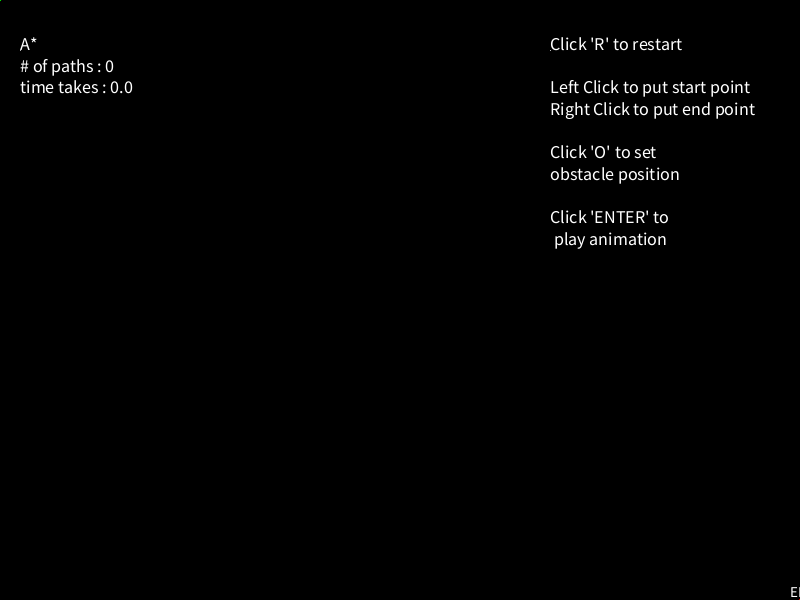
Frame 1 (no input)
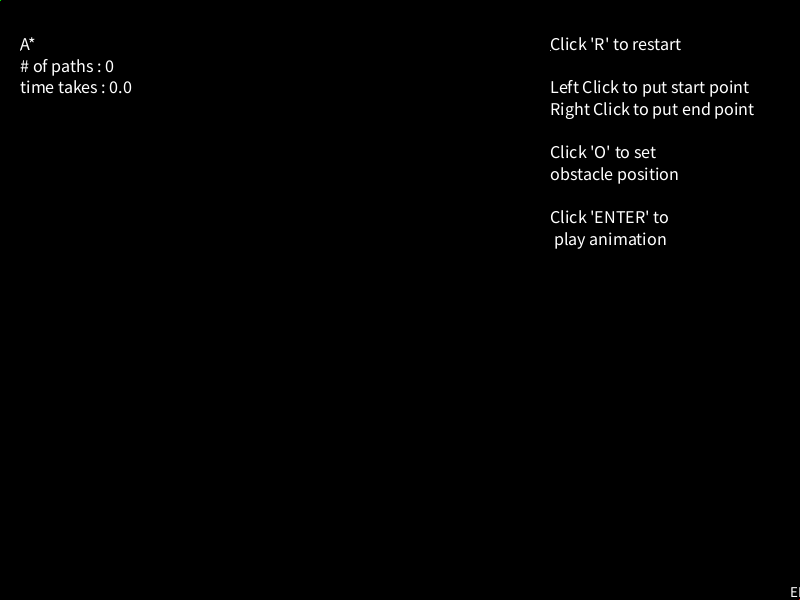
Frame 60 (the mouse pressed at the canvas centre just before this capture)
Frame 120 (the mouse held since frame 60 and released just before this capture): identical to frame 60, image omitted

The Processing sketch that drew these frames (run headless with seeded random() and noise(); from frame 60 on, the mouse is pressed at the canvas centre):

// Processing sketch: Navigation
// ── Navigation.pde



int number_of_points = 300;
int total_points = number_of_points + 2;



ArrayList<Obstacle> obstacles = new ArrayList<Obstacle>();
Point[] points = new Point[total_points];

ArrayList<Path> paths = new ArrayList<Path>();
ArrayList<Path> realpath = new ArrayList<Path>();
// ArrayList<Point> points = new ArrayList<Point>();
// Point[] agents = new Point[2];


class Obstacle {
  vec2 pos;
  float size;

  Obstacle(float x, float y) {
    pos = new vec2(x, y);
    size = random(50, 80);
  }

  void display() {
    fill(200, 100);
    noStroke();
    pushMatrix();
    circle(pos.x, pos.y, size);
    popMatrix();
  }
}




class Point{
  vec2 pos;

  Point() {
    pos = new vec2(-1, -1);
  }

  Point(float x_, float y_) {
    pos = new vec2(x_, y_);
  }

  void set(Point p) {
    pos = p.pos;
  }

  float distance(Point a) {
    return dist(pos, a.pos);
  }

  void print() {
    pos.print();
  }

  boolean inCanvas() {
    return pos.x > 0 && pos.x < width && pos.y > 0 && pos.y < height;
  }

  boolean inObstacle() {
    for (Obstacle o : obstacles) {
      if (dist(o.pos, pos) < o.size/2.0) {
        return true;
      }
    }
    return false;
  }

  void relocate() {
    pos = new vec2(random(0, width), random(0, height));
  }


  void display_start() {
    pushMatrix();
    translate(pos.x, pos.y);
    fill(255);
    textSize(15);
    text("START", -15, -5);
    fill(color(0,255,0));
    noStroke();
    circle(0, 0, 5);
    popMatrix();
  }

  void display_dest() {
    pushMatrix();
    translate(pos.x, pos.y);
    fill(255);
    textSize(15);
    text("END", -12, -5);
    fill(color(255,0,0));
    noStroke();
    circle(0, 0, 5);
    popMatrix();
  }

  void display() {
    pushMatrix();
    stroke(color(255,255,255));
    point(pos.x,pos.y);
    // fill(255);
    // circle(pos.x,pos.y,3);
    popMatrix();
  }

  void display(int n) {
    pushMatrix();
    translate(pos.x, pos.y);
    fill(255);
    textSize(15);
    text(str(n), 0,0);
    stroke(color(255,255,255));
    point(0,0);
    // fill(255);
    // circle(pos.x,pos.y,3);
    popMatrix();
  }
}




// Path
class Path {
  Point a;
  Point b;
  float d;
  int   start, end;

  Path(Point p1, Point p2) {
    a = p1;
    b = p2;
    d = p1.distance(p2);
  }

  Path(Point p1, Point p2, int s, int e) {
    a = p1;
    b = p2;
    d = p1.distance(p2);
    start = s;
    end   = e;
  }


  boolean intersect() {
    for (Obstacle o : obstacles) {
      float len = d;
      float dot = ((o.pos.x - a.pos.x)*(b.pos.x-a.pos.x) +
                   (o.pos.y - a.pos.y)*(b.pos.y-a.pos.y)) / (len*len);

      float closestX = a.pos.x + (dot * (b.pos.x-a.pos.x));
      float closestY = a.pos.y + (dot * (b.pos.y-a.pos.y));

      Point closest = new Point(closestX, closestY);
      float d1 = closest.distance(a);
      float d2 = closest.distance(b);
      if (d1 + d2 >= len-0.1 && d1 + d2 <= len + 0.1) {
        float distance = dist(closest.pos, o.pos);
        if ( distance <= o.size / 2 ) {
         return true;
        }
      }
    }
    return false;
  }


  void print() {
    println("FROM: (", a.pos.x, a.pos.y, ")     TO: (", b.pos.x, b.pos.y, ")");
    // println("======START POSITION :", start_pos);
    // println("======  END POSITION :", end_pos);
  }

  void display() {
    pushMatrix();
    stroke(color(0,255,0,20));
    line(a.pos.x, a.pos.y, b.pos.x, b.pos.y);
    popMatrix();
  }

  void display_red() {
    pushMatrix();
    stroke(color(255,0,0));
    line(a.pos.x, a.pos.y, b.pos.x, b.pos.y);
    popMatrix();
  }
}


void clear_path() {
  dijkstra_path.clear();
  A_path.clear();

  paths.clear();
  realpath.clear();

}

void connect_path() {
  if (isValid()) {
    for (int i = 0; i < total_points; i ++) {
      for (int j = i+1; j < total_points; j ++) {
        Point p1 = points[i];
        Point p2 = points[j];
        Path  p  = new Path(p1, p2, i, j);
        if (!p.intersect()) {
          // p.display();
          paths.add(p);
        }
      }
    }
  }
}

boolean isValid() {
  if (points[0].pos.x < 0 || points[1].pos.x > width ||
      points[1].pos.y < 0 || points[1].pos.y > height) {
    return false;
  } else {
    return true;
  }
}





// display all
void display_PRM() {
  clear_path();


  points[0].display_start();
  points[1].display_dest();

  // MARK: OBSTACLE
  for (Obstacle o : obstacles) {
    o.display();
  }


  // MARK: POINTS
  for (int i = 0; i < total_points; i ++) {
    Point p = points[i];
    if (!p.inObstacle()) {
      // p.display();
    } else {
      p.relocate();
    }
  }

  // MARK: PATHS
  connect_path();
  // for (Path path : paths) {
  //   path.display();
  // }

  if (NAVIGATION_MODE) Dijkstra();
  else if (!NAVIGATION_MODE) A_();

  for (Path path : realpath) {
    path.display_red();
    // path.print();
  }

  if (SHOW_PATH) {
    if (NAVIGATION_MODE) {
      for (Path path : dijkstra_path) {
        path.display();
        // path.print();
      }
    }

    if (!NAVIGATION_MODE) {
      for (Path path : A_path) {
        path.display();
        // path.print();
      }
    }
  }

}

// ── Dijkstra.pde

ArrayList <Path> dijkstra_path = new ArrayList<Path>();
ArrayList <Path> A_path = new ArrayList<Path>();


boolean visited(boolean[] visit) {
  for (int i = 0; i < total_points; i ++) {
    if (visit[i] == false) return false;
  }
  return true;
}


int minDistance(float dist[], boolean Q[]) {
    // Initialize min value
    float min = 100000.0;
    int min_index = 0;


    for (int i = 0; i < total_points; i++) {
      if (Q[i] == false && dist[i] <= min) {
        min = dist[i];
        min_index = i;
      }
    }

    return min_index;
}

IntList neighbor(int u, boolean[] Q) {
  IntList list = new IntList();
  for (Path p : paths) {
    if (p.start == u) {
      list.append(p.end);
    }
    if (p.end == u) {
      list.append(p.start);
    }
  }

  int count = 0;
  for (int i : list) {
    if (Q[i]) {
      list.remove(count);
    } else {
      count += 1;
    }
  }

  return list;
}

void find_real_path(int[] parent, int source, int destination) {
  while ( destination != source && parent[destination] != -1) {
    Point b = points[destination];
    Point a = points[parent[destination]];

    realpath.add(new Path(a, b));

    destination = parent[destination];
  }
}


void Dijkstra(){
  // path --> Graph
  // point -> Vertex
  temp__time = millis();
  float[] dist = new float[total_points];
  boolean[] Q  = new boolean[total_points];
  int[] parent = new int[total_points];
  int source = 0;

  for (int i = 0; i < total_points; i ++) {
    if (i == source) dist[source] = 0.0;
    else             dist[i]      = 100000.0;
    parent[i] = -1;
    Q[i] = false;
  }

  for (int j = 0; j < total_points; j ++) {

    int u = minDistance(dist, Q);
    Q[u]  = true;

    for (int v : neighbor(u, Q)) {
      float alt = dist[u] + points[u].distance(points[v]);
      if ( Q[v] == false && alt < dist[v]) {
        // path!
        Path path = new Path(points[u], points[v]);
        dijkstra_path.add(path);

        parent[v] = u;
        dist[v] = alt;
      }
    }
  }

  if (isValid()) {
    find_real_path(parent, 0, 1);
  }

  total_time = millis() - temp__time;
  IS_PRM = true;    // trigger
}


//============================================================


void A_ () {

  temp__time = millis();
  float[] dist = new float[total_points];
  boolean[] Q  = new boolean[total_points];
  int[] parent = new int[total_points];
  int source = 0;
  int destination = 1;

  for (int i = 0; i < total_points; i ++) {
    if (i == source) dist[source] = 0.0;
    else             dist[i]      = 100000.0;
    parent[i] = -1;
    Q[i] = false;
  }

  for (int j = 0; j < total_points; j ++) {
    int u = minDistance(dist, Q);
    Q[u]  = true;

    for (int v : neighbor(u, Q)) {
      float alt = dist[u] + points[u].distance(points[v]) +
                  points[u].distance(points[destination]);
      if ( Q[v] == false && alt < dist[v]) {
        Path path = new Path(points[u], points[v]);
        A_path.add(path);
        parent[v] = u;
        dist[v] = alt;
      }
    }
  }

  if (isValid()) {
    find_real_path(parent, 0, 1);
  }

  total_time = millis() - temp__time;
  IS_PRM = true;    // trigger
}

// ── actor_movement.pde


Actor actor = new Actor();


class Actor {
  float x, y;
  //float s_x, s_y;        // slope
  //float s_length;        // distance
  int path_position;   // path position
  float vel;
  float radius = 15.0;

  Actor() {
    x = 0;
    y = 0;
    //s_x = 0;
    //s_y = 0;
    //s_length = 0;
    path_position = 0;
    vel    = 5;
  }

  void init_pos() {
    int s = realpath.size();
    path_position = s - 1;
    x = realpath.get(s-1).a.pos.x;
    y = realpath.get(s-1).a.pos.y;
  }

  void change_pos() {

    float distX = realpath.get(path_position).b.pos.x - x;
    float distY = realpath.get(path_position).b.pos.y - y;

    float distance = sqrt(distX*distX + distY*distY);
    // println(distance, radius);
    if ( distance < radius/4 ) {
      path_position -= 1;
    }
  }

  void update() {
    Path p = realpath.get(path_position);
    float startX = p.a.pos.x;
    float startY = p.a.pos.y;
    float endX   = p.b.pos.x;
    float endY   = p.b.pos.y;

    float s_y = endY - startY;
    float s_x = endX - startX;

    float s_length = dist(p.a.pos, p.b.pos);

    x += s_x / s_length * vel;
    y += s_y / s_length * vel;
  }


  // actor display
  void display() {
    pushMatrix();
    fill(color(255,255,255));
    stroke(color(255,255,255));
    circle(x, y, radius);
    popMatrix();
  }
}

// ── init.pde

boolean OBSTACLE_MODE   = false;
boolean NAVIGATION_MODE = false;
boolean SHOW_PATH       = false;
boolean IS_PRM          = false;

boolean AGENT_MOVEMENT  = false;

void settings() {
  size(800, 600);
}


void init() {
  background(0);
  points[0] = new Point(-1, -1);
  points[1] = new Point(width+1, height+1);
  paths.clear();
  obstacles.clear();
  // for (int i = 0; i < 10; i ++) {
  //   obstacles.add(new Obstacle(random(width), random(height)));
  // }

  for (int i = 2; i < total_points; i ++) {
    Point p = new Point();
    p.relocate();
    points[i] = p;
  }
}

void setup() {
  init();
}


void keyPressed() {
  if (keyCode == 'O') {
    OBSTACLE_MODE = !OBSTACLE_MODE;
  }
  if (keyCode == 'R') {
    init();
  }
  if (keyCode == '1') {
    NAVIGATION_MODE = true;
  }
  if (keyCode == '2') {
    NAVIGATION_MODE = false;
  }
  if (keyCode == 'M') {
    SHOW_PATH = !SHOW_PATH;
  }
  if (keyCode == ENTER) {
    if (!AGENT_MOVEMENT) {
      if (realpath.size() > 0) {
        actor.init_pos();
      }
    }
    AGENT_MOVEMENT = !AGENT_MOVEMENT;
  }
}

void mousePressed() {
  if (mouseButton == LEFT) {
    if (OBSTACLE_MODE) {
      obstacles.add(new Obstacle(mouseX, mouseY));
      if (realpath.size() > 0) {
        actor.init_pos();
      }
    }
    else {
      points[0] = new Point(mouseX, mouseY);
      // set up agents
      if (realpath.size() > 0) {
        actor.init_pos();
      }
    }
  } else if (mouseButton == RIGHT) {
    if (OBSTACLE_MODE) {
      obstacles.add(new Obstacle(mouseX, mouseY));
      if (realpath.size() > 0) {
        actor.init_pos();
      }
    }
    else {
      points[1] = new Point(mouseX, mouseY);
      if (realpath.size() > 0) {
        actor.init_pos();
      }
    }
  } else {
    background(126);
  }
}

float total_time = 0.0;
float temp__time = 0.0;
void explanation() {
  String ex = "";
  String ob = "Click 'R' to restart \n\n";
  if (NAVIGATION_MODE) {
    String mode = "Dijkstra";
    String num  = "# of paths : " + str(dijkstra_path.size());
    String time = "time takes : " + str(total_time);
    ex = mode + "\n" + num + "\n" + time;
  } else {
    String mode = "A*";
    String num  = "# of paths : " + str(A_path.size());
    String time = "time takes : " + str(total_time);
    ex = mode + "\n" + num + "\n" + time;
  }

  pushMatrix();
  translate(20, 50);
  fill(255);
  textSize(18);
  text(ex, 0,0);
  stroke(color(255,255,255));
  point(0,0);
  popMatrix();


  if (OBSTACLE_MODE) {
    ob += "Click to put obstacles";
    ob += "\n\nClick 'O' to set\nstart and end position";
  } else {
    ob += "Left Click to put start point";
    ob += "\nRight Click to put end point";
    ob += "\n\nClick 'O' to set\nobstacle position";
  }

  if (AGENT_MOVEMENT) {
    ob += "\n\nClick 'ENTER' to reset \nobstacles and start/end points";
  } else {
    ob += "\n\nClick 'ENTER' to \n play animation";
  }

  pushMatrix();
  translate(width-250, 50);
  fill(255);
  textSize(18);
  text(ob, 0,0);
  stroke(color(255,255,255));
  point(0,0);
  popMatrix();
}






void draw() {
  background(0);

  // Path p = new Path();
  // p.print();
  explanation();

  if (!AGENT_MOVEMENT) display_PRM();
  else {
    // MARK: OBSTACLE

    if (realpath.size() > 0) {
      points[0].display_start();
      points[1].display_dest();
      for (Obstacle o : obstacles) {
        o.display();
      }
      for (Path p : realpath) {
        p.display_red();
      }
      if (actor.path_position >= 0) {
        actor.update();
        actor.change_pos();
      }
      actor.display();
    }
  }


  // }

}

// ── vector.pde

class vec3 {
  float x, y, z;

  // Constructor
  vec3() {
    x = 0.0;
    y = 0.0;
    z = 0.0;
  }

  vec3(float x_, float y_, float z_) {
    x = x_;
    y = y_;
    z = z_;
  }

  vec3 get() {
    return new vec3(x,y,z);
  }

  void set(float x_, float y_, float z_) {
    x = x_;
    y = y_;
    z = z_;
  }

  float dist() {
    return sqrt(x*x + y*y + z*z);
  }

  void normalize() {
    float division = sqrt(pow(x,2) + pow(y,2) + pow(z,2));
    x = x / division;
    y = y / division;
    z = z / division;
  }

  void normalize(float a) {
    float division = sqrt(pow(x,2) + pow(y,2) + pow(z,2));
    x = x / division * a;
    y = y / division * a;
    z = z / division * a;
  }

  void set_magnitude(float a) {
    float division = sqrt(pow(x,2) + pow(y,2) + pow(z,2));
    float val = a / division;
    x = val * x;
    y = val * y;
    z = val * z;
  }

  void print() {
    println("(" + str(x) + ", " + str(y) + ", " + str(z) + ")");
  }


}


vec3 add(vec3 a, vec3 b) {
  vec3 vec = new vec3();
  vec.x = a.x + b.x;
  vec.y = a.y + b.y;
  vec.z = a.z + b.z;

  return vec;
}

vec3 subtract(vec3 a, vec3 b) {
  vec3 vec = new vec3();
  vec.x = a.x - b.x;
  vec.y = a.y - b.y;
  vec.z = a.z - b.z;

  return vec;
}

vec3 multiply(vec3 a, vec3 b) {
  vec3 vec = new vec3();
  vec.x = a.x * b.x;
  vec.y = a.y * b.y;
  vec.z = a.z * b.z;

  return vec;
}

vec3 multiply(vec3 a, float b) {
  a.x = a.x * b;
  a.y = a.y * b;
  a.z = a.z * b;
  return a;
}

vec3 divide(vec3 a, vec3 b) {
  vec3 vec = new vec3();
  vec.x = a.x / b.x;
  vec.y = a.y / b.y;
  vec.z = a.z / b.z;
  return vec;
}


vec3 divide(vec3 a, float b) {
  a.x = a.x / b;
  a.y = a.y / b;
  a.z = a.z / b;
  return a;
}

float dist(vec3 a, vec3 b) {
  return sqrt(pow(b.x - a.x,2) + pow(b.y - a.y, 2) + pow(b.z - a.z, 2));
}

// vec3 cross (vec3 v1, vec3 v2) {
//     vec3 vec = new vec3();
//     vec.x = v1.y * v2.z - v1.z * v2.y;
//     vec.y = -(v1.x * v2.z - v1.z * v2.x);
//     vec.z = v1.x * v2.y - v1.y * v2.x;
//
//     return vec;
// }
//
// float dot(vec3 a, vec3 b) {
//   return a.x*b.x + a.y*b.y + a.z*b.z;
// }

float dot(vec3 a, vec3 b) {
  return a.x * b.x + a.y * b.y + a.z * b.z;
}



// ===========================================================



class vec2 {
  float x, y;

  // Constructor
  vec2() {
    x = 0.0;
    y = 0.0;
  }

  vec2(float x_, float y_) {
    x = x_;
    y = y_;
  }

  vec2 get() {
    return new vec2(x,y);
  }

  void set(float x_, float y_) {
    x = x_;
    y = y_;
  }

  float dist() {
    return sqrt(x*x + y*y);
  }

  void normalize() {
    float division = sqrt(pow(x,2) + pow(y,2));
    x = x / division;
    y = y / division;
  }

  void normalize(float a) {
    float division = sqrt(pow(x,2) + pow(y,2));
    x = x / division * a;
    y = y / division * a;
  }

  void set_magnitude(float a) {
    float division = sqrt(pow(x,2) + pow(y,2));
    float val = a / division;
    x = val * x;
    y = val * y;
  }

  void print() {
    println("(" + str(x) + ", " + str(y) + ")");
  }


}


vec2 add(vec2 a, vec2 b) {
  vec2 vec = new vec2();
  vec.x = a.x + b.x;
  vec.y = a.y + b.y;

  return vec;
}

vec2 subtract(vec2 a, vec2 b) {
  vec2 vec = new vec2();
  vec.x = a.x - b.x;
  vec.y = a.y - b.y;

  return vec;
}

vec2 multiply(vec2 a, vec2 b) {
  vec2 vec = new vec2();
  vec.x = a.x * b.x;
  vec.y = a.y * b.y;

  return vec;
}

vec2 multiply(vec2 a, float b) {
  a.x = a.x * b;
  a.y = a.y * b;
  return a;
}

vec2 divide(vec2 a, vec2 b) {
  vec2 vec = new vec2();
  vec.x = a.x / b.x;
  vec.y = a.y / b.y;

  return vec;
}


vec2 divide(vec2 a, float b) {
  a.x = a.x / b;
  a.y = a.y / b;
  return a;
}

float dist(vec2 a, vec2 b) {
  return sqrt(pow(b.x - a.x,2) + pow(b.y - a.y, 2));
}

// vec3 cross (vec3 v1, vec3 v2) {
//     vec3 vec = new vec3();
//     vec.x = v1.y * v2.z - v1.z * v2.y;
//     vec.y = -(v1.x * v2.z - v1.z * v2.x);
//     vec.z = v1.x * v2.y - v1.y * v2.x;
//
//     return vec;
// }
//
// float dot(vec3 a, vec3 b) {
//   return a.x*b.x + a.y*b.y + a.z*b.z;
// }

float dot(vec2 a, vec2 b) {
  return a.x * b.x + a.y * b.y;
}
